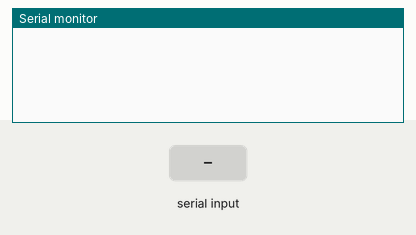
Recording of a sketch running on a simulated Arduino Uno, built with avr-gcc and run on an emulated ATmega328P. Shown: the last lines printed to the serial monitor. Inputs (shaded band) come from the test bench.

Above: at 1.2 s.
1.3 s: "1" received over the second serial link
At 2.2 s:
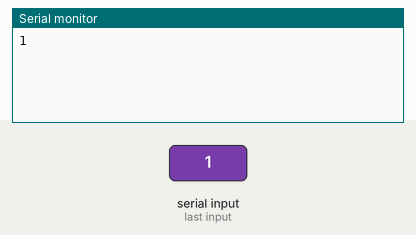
2.8 s: "?" received over the second serial link
At 3.4 s:
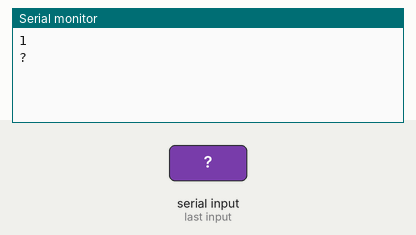

Measured:
- after the input at 1.3 s, the serial monitor: prints a new line at once (image 1)
- after the input at 2.8 s, the serial monitor: prints a new line at once (image 2)

The sketch:

btTest.ino
```cpp
#include <SoftwareSerial.h>
SoftwareSerial BT(8, 9);
// creates a "virtual" serial port/UART
// connect BT module TX to D10
// connect BT module RX to D11
// connect BT Vcc to 5V, GND to GND
void setup()
{
  // set the data rate for the SoftwareSerial port
  BT.begin(9600);
  Serial.begin(9600);
  // Send test message to other device
  BT.println("Hello from Arduino");
}
char a; // stores incoming character from other device
void loop()
{
  if (BT.available())
  // if text arrived in from BT serial...
  {
    a=(BT.read());
    Serial.println(a);
    if (a=='1')
    {
      BT.println("LED on");
    }
    if (a=='2')
    {
      BT.println("LED off");
    }
    if (a=='?')
    {
      BT.println("Send '1' to turn LED on");
      BT.println("Send '2' to turn LED on");
    }
    // you can add more "if" statements with other characters to add more commands
  }
}
```
